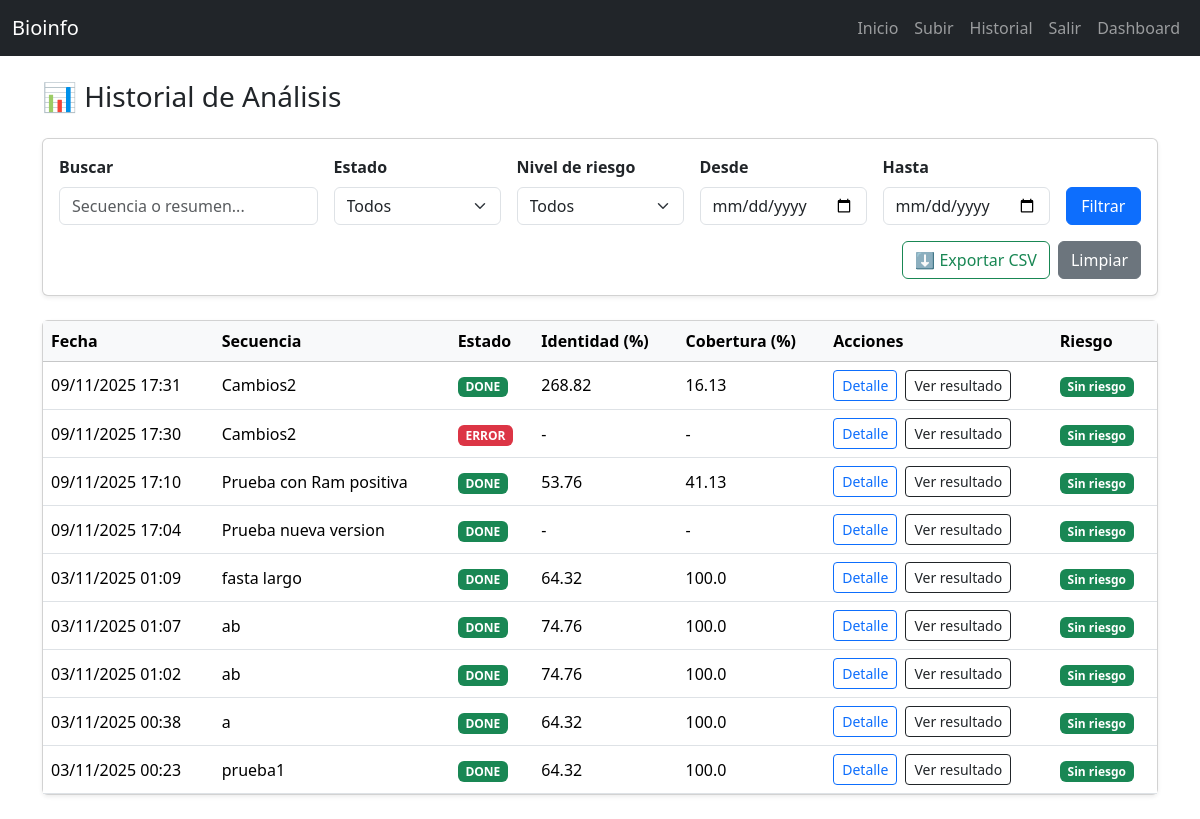
Page /historial/ (signed in) on the earlier database version.
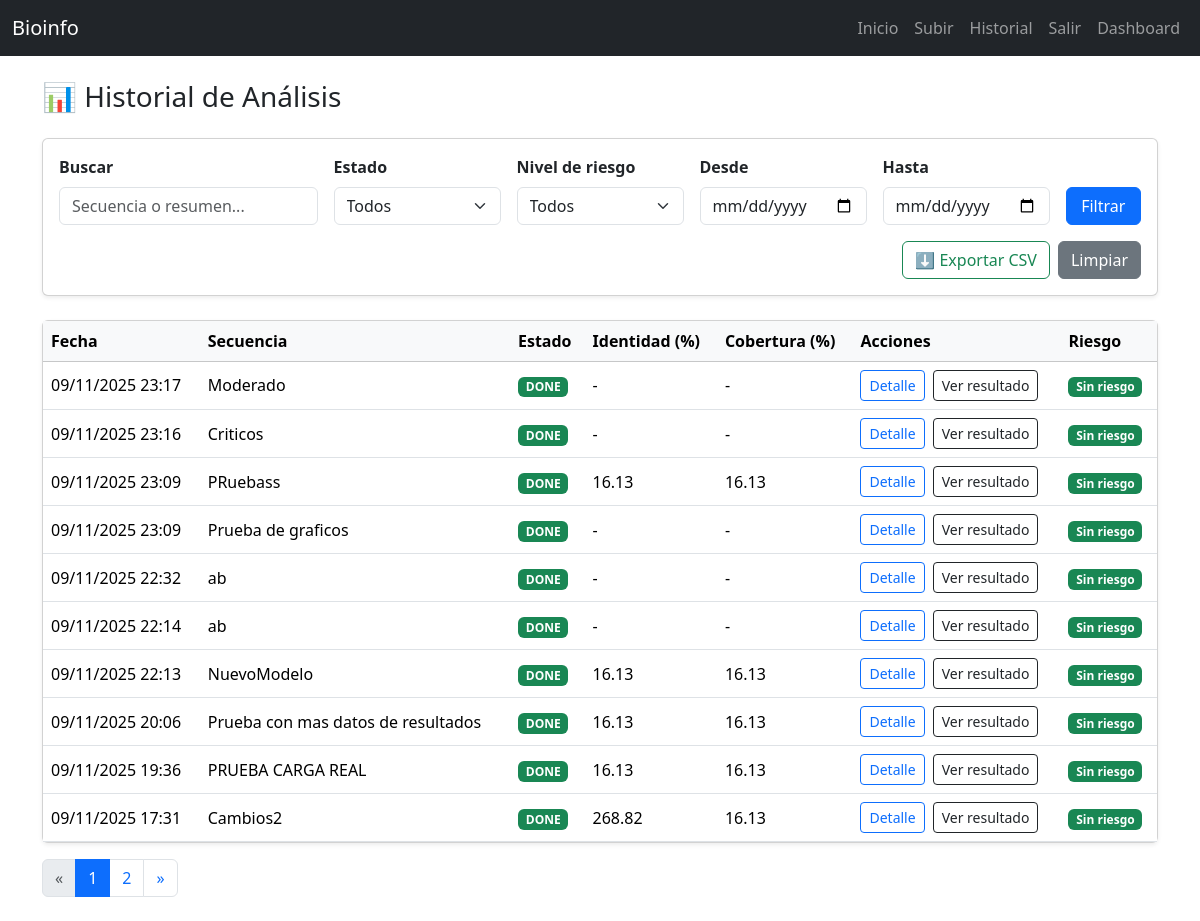
Same page on the later database version.
### analisis/models.py (models this page shows, shortened)
class AnalysisJob(models.Model):
    MODE_CHOICES = (("DEMO","DEMO"), ("REAL","REAL"))
    sequence = models.ForeignKey(Sequence, on_delete=models.CASCADE, related_name="jobs")
    mode = models.CharField(max_length=8, choices=MODE_CHOICES, default="DEMO")
    status = models.CharField(max_length=20, default="PENDING")  # PENDING/RUNNING/DONE/ERROR
    identity_pct = models.FloatField(null=True, blank=True)
    coverage_pct = models.FloatField(null=True, blank=True)
    raw_summary = models.TextField(null=True, blank=True)
    created_at = models.DateTimeField(auto_now_add=True)
    RISK_CHOICES = (('NONE','Sin riesgo'), ('LOW','Bajo'), ('MEDIUM','Moderado'), ('HIGH','Crítico'))
    risk_level = models.CharField(max_length=10, choices=RISK_CHOICES, default='NONE')

class Sequence(models.Model):
    owner = models.ForeignKey(User, on_delete=models.CASCADE)
    name = models.CharField(max_length=200)
    fasta_file = models.FileField(upload_to="fasta/")
    length_bp = models.IntegerField(null=True, blank=True)
    created_at = models.DateTimeField(auto_now_add=True)

### analisis/views.py (the view)
# urls.py: path('historial/', views.historial, name='historial'),
@login_required
def historial(request):
    q = request.GET.get('q', '').strip()
    status = request.GET.get('status', '').strip().upper()
    date_from = request.GET.get('date_from', '').strip()
    date_to = request.GET.get('date_to', '').strip()
    owner_scope = request.GET.get('owner_scope', 'mine')
    risk = request.GET.get('risk', '').upper()
    jobs = AnalysisJob.objects.select_related('sequence').order_by('-created_at')
    if request.user.is_staff and owner_scope == 'all':
        pass  # ve todo
    else:
        jobs = jobs.filter(sequence__owner=request.user)
    if q:
        jobs = jobs.filter(Q(sequence__name__icontains=q) | Q(raw_summary__icontains=q))
    if status in {'PENDING', 'RUNNING', 'DONE', 'ERROR'}:
        jobs = jobs.filter(status=status)
    if risk in {'NONE', 'LOW', 'MEDIUM', 'HIGH'}:
        jobs = jobs.filter(risk_level=risk)
    df = parse_date(date_from) if date_from else None
    dt = parse_date(date_to) if date_to else None
    if df:
        jobs = jobs.filter(created_at__date__gte=df)
    if dt:
        jobs = jobs.filter(created_at__date__lte=dt)
    paginator = Paginator(jobs, 10)
    page_number = request.GET.get('page')
    page_obj = paginator.get_page(page_number)
    return render(request, "analisis/historial.html", {
        "page_obj": page_obj,
        "q": q,
        "status": status,
        "date_from": date_from,
        "date_to": date_to,
        "owner_scope": owner_scope,
        "risk": risk, # 🔽 Nuevo
    })

### analisis/templates/analisis/historial.html (shortened to what the changed rows need)
{% extends "analisis/base.html" %}
{% block content %}
<div class="container my-4">
  <div class="card shadow-sm">
    <div class="card-body p-0">
      <div class="table-responsive">
        <table class="table table-hover align-middle mb-0">
          <thead class="table-light">
            <tr>
              <th>Fecha</th>
              <th>Secuencia</th>
              <th>Estado</th>
              <th>Identidad (%)</th>
              <th>Cobertura (%)</th>
              <th>Acciones</th>
              <th>Riesgo</th>
            </tr>
          </thead>
          <tbody>
          {% if page_obj and page_obj.object_list %}
            {% for job in page_obj.object_list %}
            <tr>
              <td>{{ job.created_at|date:"d/m/Y H:i" }}</td>
              <td>{{ job.sequence.name }}</td>
              <td>
                {% if job.status == "DONE" %}
                  <span class="badge bg-success">DONE</span>
                {% elif job.status == "RUNNING" %}
                  <span class="badge bg-warning text-dark">RUNNING</span>
                {% elif job.status == "PENDING" %}
                  <span class="badge bg-secondary">PENDING</span>
                {% else %}
                  <span class="badge bg-danger">ERROR</span>
                {% endif %}
              </td>
              <td>{{ job.identity_pct|default:"-" }}</td>
              <td>{{ job.coverage_pct|default:"-" }}</td>
              <td class="d-flex gap-2">
                <a class="btn btn-sm btn-outline-primary" href="{% url 'sequence_detail' job.sequence.pk %}">Detalle</a>
                <a class="btn btn-sm btn-outline-dark" href="{% url 'resultados' job.pk %}">Ver resultado</a>
              </td>
              <td>
                {% if job.risk_level == "HIGH" %}
                  <span class="badge bg-danger">Crítico</span>
                {% elif job.risk_level == "MEDIUM" %}
                  <span class="badge bg-warning text-dark">Moderado</span>
                {% elif job.risk_level == "LOW" %}
                  <span class="badge bg-info text-dark">Bajo</span>
                {% else %}
                  <span class="badge bg-success">Sin riesgo</span>
                {% endif %}
              </td>
            </tr>
            {% endfor %}
          {% else %}
            <tr><td colspan="6" class="text-center text-muted p-4">Sin resultados.</td></tr>
          {% endif %}
          </tbody>
        </table>
      </div>
    </div>
  </div>
  {% if page_obj.paginator.num_pages > 1 %}
  <nav class="mt-3">
    <ul class="pagination">
      {% if page_obj.has_previous %}
      <li class="page-item"><a class="page-link" href="?page={{ page_obj.previous_page_number }}&q={{ q }}&status={{ status }}&date_from={{ date_from }}&date_to={{ date_to }}&owner_scope={{ owner_scope }}">«</a></li>
      {% else %}
      <li class="page-item disabled"><span class="page-link">«</span></li>
      {% endif %}
      {% for num in page_obj.paginator.page_range %}
        {% if page_obj.number == num %}
          <li class="page-item active"><span class="page-link">{{ num }}</span></li>
        {% else %}
          <li class="page-item"><a class="page-link" href="?page={{ num }}&q={{ q }}&status={{ status }}&date_from={{ date_from }}&date_to={{ date_to }}&owner_scope={{ owner_scope }}">{{ num }}</a></li>
        {% endif %}
      {% endfor %}
      {% if page_obj.has_next %}
      <li class="page-item"><a class="page-link" href="?page={{ page_obj.next_page_number }}&q={{ q }}&status={{ status }}&date_from={{ date_from }}&date_to={{ date_to }}&owner_scope={{ owner_scope }}">»</a></li>
      {% else %}
      <li class="page-item disabled"><span class="page-link">»</span></li>
      {% endif %}
    </ul>
  </nav>
  {% endif %}
</div>
{% endblock %}

Differences in the rows shown:
no longer on this page (row unchanged): AnalysisJob: created_at "09/11/2025 17:30", sequence.name "Cambios2", status "ERROR", identity_pct "-", coverage_pct "-", risk_level "Sin riesgo"
no longer on this page (row unchanged): AnalysisJob: created_at "09/11/2025 17:10", sequence.name "Prueba con Ram positiva", status "DONE", identity_pct "53.76", coverage_pct "41.13", risk_level "Sin riesgo"
no longer on this page (row unchanged): AnalysisJob: created_at "09/11/2025 17:04", sequence.name "Prueba nueva version", status "DONE", identity_pct "-", coverage_pct "-", risk_level "Sin riesgo"
no longer on this page (row unchanged): AnalysisJob: created_at "03/11/2025 01:09", sequence.name "fasta largo", status "DONE", identity_pct "64.32", coverage_pct "100.0", risk_level "Sin riesgo"
no longer on this page (row unchanged): AnalysisJob: created_at "03/11/2025 01:07", sequence.name "ab", status "DONE", identity_pct "74.76", coverage_pct "100.0", risk_level "Sin riesgo"
no longer on this page (row unchanged): AnalysisJob: created_at "03/11/2025 01:02", sequence.name "ab", status "DONE", identity_pct "74.76", coverage_pct "100.0", risk_level "Sin riesgo"
no longer on this page (row unchanged): AnalysisJob: created_at "03/11/2025 00:38", sequence.name "a", status "DONE", identity_pct "64.32", coverage_pct "100.0", risk_level "Sin riesgo"
no longer on this page (row unchanged): AnalysisJob: created_at "03/11/2025 00:23", sequence.name "prueba1", status "DONE", identity_pct "64.32", coverage_pct "100.0", risk_level "Sin riesgo"
added AnalysisJob: created_at "09/11/2025 23:17", sequence.name "Moderado", status "DONE", identity_pct "-", coverage_pct "-", risk_level "Sin riesgo"
added AnalysisJob: created_at "09/11/2025 23:16", sequence.name "Criticos", status "DONE", identity_pct "-", coverage_pct "-", risk_level "Sin riesgo"
added AnalysisJob: created_at "09/11/2025 23:09", sequence.name "PRuebass", status "DONE", identity_pct "16.13", coverage_pct "16.13", risk_level "Sin riesgo"
added AnalysisJob: created_at "09/11/2025 23:09", sequence.name "Prueba de graficos", status "DONE", identity_pct "-", coverage_pct "-", risk_level "Sin riesgo"
added AnalysisJob: created_at "09/11/2025 22:32", sequence.name "ab", status "DONE", identity_pct "-", coverage_pct "-", risk_level "Sin riesgo"
added AnalysisJob: created_at "09/11/2025 22:14", sequence.name "ab", status "DONE", identity_pct "-", coverage_pct "-", risk_level "Sin riesgo"
added AnalysisJob: created_at "09/11/2025 22:13", sequence.name "NuevoModelo", status "DONE", identity_pct "16.13", coverage_pct "16.13", risk_level "Sin riesgo"
added AnalysisJob: created_at "09/11/2025 20:06", sequence.name "Prueba con mas datos de resultados", status "DONE", identity_pct "16.13", coverage_pct "16.13", risk_level "Sin riesgo"
added AnalysisJob: created_at "09/11/2025 19:36", sequence.name "PRUEBA CARGA REAL", status "DONE", identity_pct "16.13", coverage_pct "16.13", risk_level "Sin riesgo"
Other differences:
new list line: "1"
new list line: "2"
